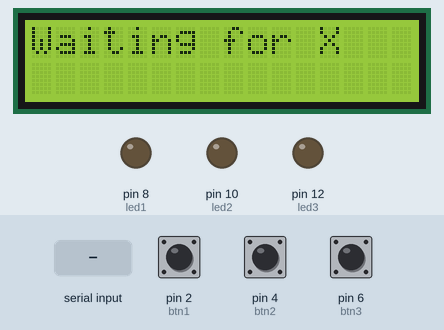
This sketch was run on a simulated Arduino Uno, built with avr-gcc and run on an emulated ATmega328P. On the bench: 16×2 character LCD, output pins drawn as LEDs (lit = HIGH). Inputs (shaded band) come from the test bench; at power-on: pin 2 (btn1) HIGH, pin 4 (btn2) HIGH, pin 6 (btn3) HIGH. What the sketch prints to the serial monitor is not drawn.

Above: at 2.3 s.
2.4 s: "x" received over Serial
At 2.8 s:
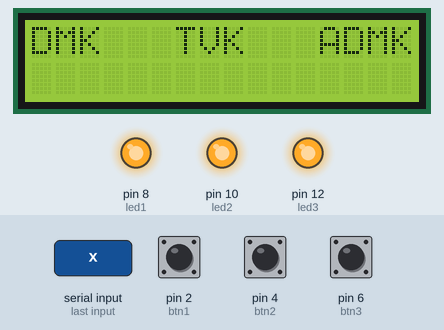
3.9 s: pin 2 (btn1) pulled LOW for 0.15 s
At 5.1 s:
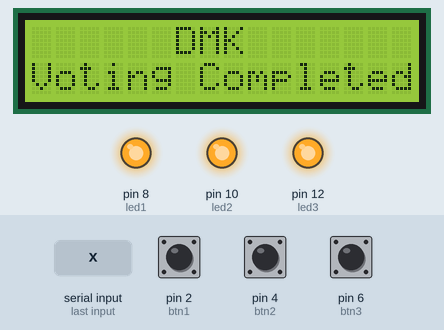
At 7.0 s:
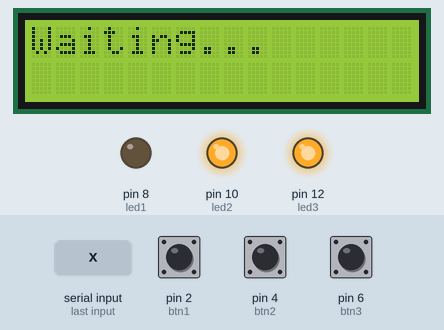
Timing chart, 0 to 8.5 s (numbered marks = the images above; inputs shaded):
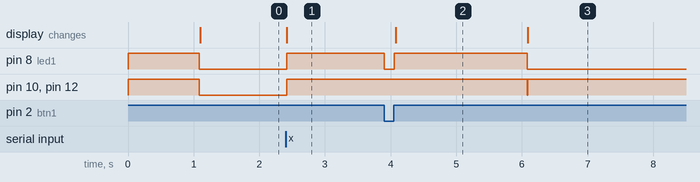

Measured:
- after the input at 2.4 s, pin 8 (led1), pin 10 (led2), pin 12 (led3): LOW → HIGH at once; the display: changes at once (image 1)
- after the input at 3.9 s, pin 8 (led1): HIGH → LOW at once, → HIGH 0.15 s later, → LOW 2.0 s later; pin 10 (led2), pin 12 (led3): HIGH → LOW after 2.2 s, → HIGH 0.01 s later; the display: changes after 0.18 s (image 2)
- what the display in image 2 shows lasts 2.0 s, from 4.1 s to 6.1 s

The sketch:

evoting_arduino_code1.ino
```cpp
#include <Adafruit_LiquidCrystal.h>

Adafruit_LiquidCrystal lcd_1(0);

// Button pins
const int btn1 = 2;
const int btn2 = 4;
const int btn3 = 6;

// LED pins
const int led1 = 8;
const int led2 = 10;
const int led3 = 12;

bool lastBtn1 = HIGH;
bool lastBtn2 = HIGH;
bool lastBtn3 = HIGH;

bool systemEnabled = false;   // 🔐 Control flag

void setup()
{
  Serial.begin(9600);

  pinMode(btn1, INPUT_PULLUP);
  pinMode(btn2, INPUT_PULLUP);
  pinMode(btn3, INPUT_PULLUP);

  pinMode(led1, OUTPUT);
  pinMode(led2, OUTPUT);
  pinMode(led3, OUTPUT);

  // LEDs OFF (Active LOW setup)
  digitalWrite(led1, HIGH);
  digitalWrite(led2, HIGH);
  digitalWrite(led3, HIGH);

  lcd_1.begin(16, 2);
  lcd_1.setBacklight(1);
  lcd_1.setCursor(0,0);
  lcd_1.print("E - Secure");
  lcd_1.setCursor(0,1);
  lcd_1.print("Voting System");
  delay(1000);

  digitalWrite(led1, LOW);
  digitalWrite(led2, LOW);
  digitalWrite(led3, LOW);

  lcd_1.clear();
  lcd_1.print("Waiting for X");
}

void loop() {

  // 🔵 Check Serial for activation
  if (Serial.available()) {
    char cmd = Serial.read();
    if (cmd == 'x') {
      systemEnabled = true;
      lcd_1.clear();
      lcd_1.setCursor(0,0);
      lcd_1.print("DMK   TVK   ADMK");
    }
  }
  if (!systemEnabled) return;

  bool currentBtn1 = digitalRead(btn1);
  bool currentBtn2 = digitalRead(btn2);
  bool currentBtn3 = digitalRead(btn3);

  // ---------------- BUTTON 1 ----------------
  if (currentBtn1 == LOW) {
    digitalWrite(led1, LOW);
  } else {
    digitalWrite(led1, HIGH);
  }

  if (lastBtn1 == LOW && currentBtn1 == HIGH) {
    Serial.write('a');
    systemEnabled = false;   // disable after vote
    showResult("DMK");
  }

  // ---------------- BUTTON 2 ----------------
  if (currentBtn2 == LOW) {
    digitalWrite(led2, LOW);
  } else {
    digitalWrite(led2, HIGH);
  }

  if (lastBtn2 == LOW && currentBtn2 == HIGH) {
    Serial.write('b');
    systemEnabled = false;
    showResult("TVK");
  }

  // ---------------- BUTTON 3 ----------------
  if (currentBtn3 == LOW) {
    digitalWrite(led3, LOW);
  } else {
    digitalWrite(led3, HIGH);
  }

  if (lastBtn3 == LOW && currentBtn3 == HIGH) {
    Serial.write('c');
    systemEnabled = false;
    showResult("ADMK");
  }

  lastBtn1 = currentBtn1;
  lastBtn2 = currentBtn2;
  lastBtn3 = currentBtn3;

  delay(10);
}

// 🔹 Function to show result and reset display
void showResult(String party) {
  lcd_1.clear();
  lcd_1.setCursor(6,0);
  lcd_1.print(party);
  lcd_1.setCursor(0,1);
  lcd_1.print("Voting Completed");

  delay(2000);

  // Turn OFF LEDs after vote
  digitalWrite(led1, LOW);
  digitalWrite(led2, LOW);
  digitalWrite(led3, LOW);

  lcd_1.clear();
  lcd_1.print("Waiting...");
}
```
